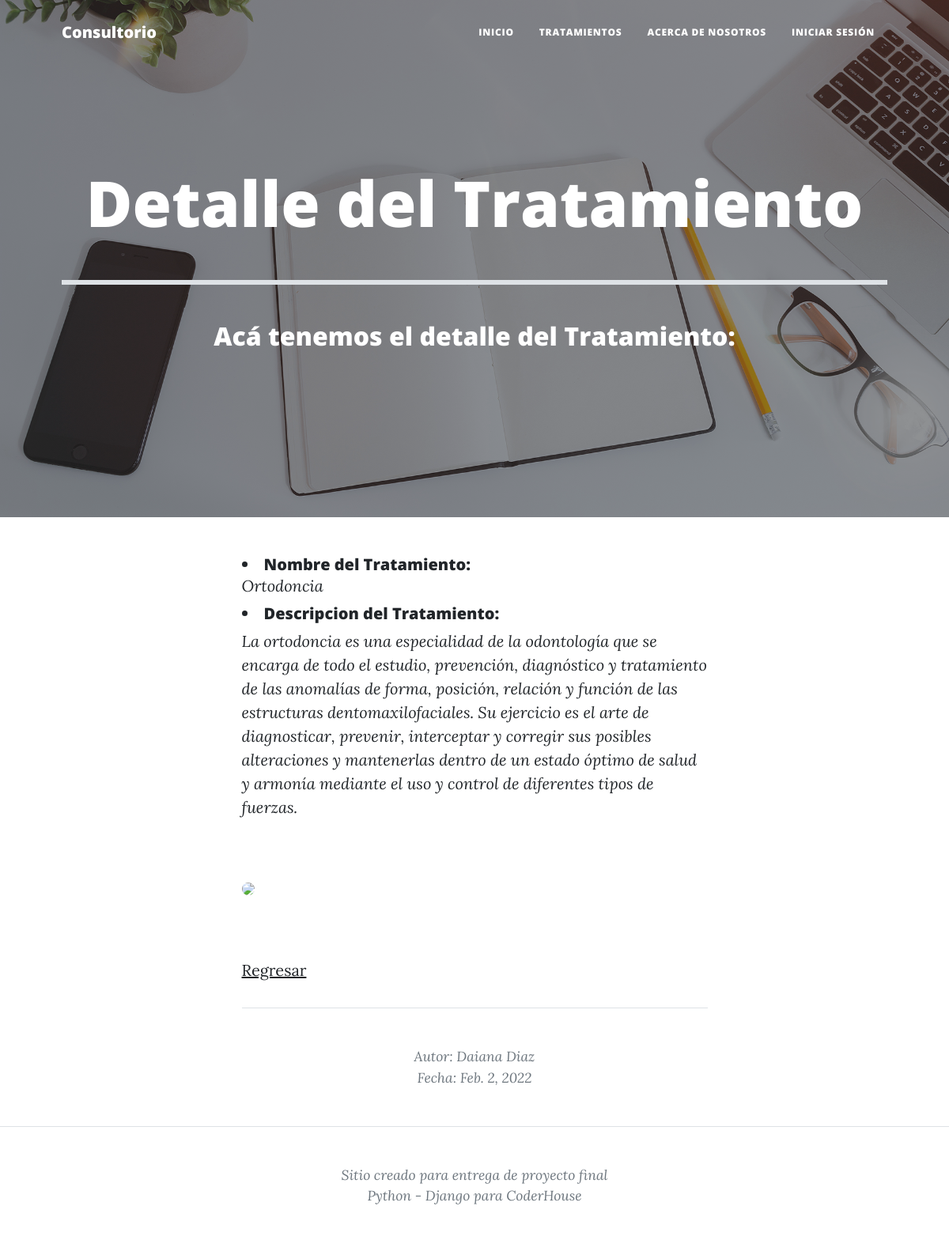
The app's page /pages/1 with its own data.
### paginas/models.py (models this page shows)
class TratamientoOdontologico(models.Model):
    tratamiento = models.CharField(max_length=40)
    contenido = models.CharField(max_length=400)
    autor = models.CharField(max_length=40)
    fecha = models.DateField()

### paginas/views.py (the view)
# urls.py: re_path(r'^(?P<pk>\d+)$', views.TratamientosOdontologicosDetalle.as_view(), name='detalleTratamientos'),
class TratamientosOdontologicosDetalle(DetailView):
    model = TratamientoOdontologico
    template_name = "paginas/detalleTratamientos.html"

### paginas/templates/paginas/detalleTratamientos.html (shortened to what this page needs)
{% extends "paginas/padre.html" %}
{% load static %}
        {% block titulo %}
            <h1 class="mb-1">Detalle del Tratamiento</h1>
            <br>
            <hr size="8px" color="black" />
            <br>
            <h2>Acá tenemos el detalle del Tratamiento:</h2>
        {% endblock %}
        {% block contenido %}
          <h5 class="my-0 py-0"><li>Nombre del Tratamiento:</li></h5>  <i> {{ tratamientoodontologico.tratamiento }}</i>
          <h5 class="my-2"><li>Descripcion del Tratamiento:</li></h5>  <i> {{ tratamientoodontologico.contenido }}</i></p>
          {% if tratamientoodontologico.tratamiento == "Ortodoncia" %}
          <div class="col-4">
            <img class="img-fluid rounded-circle py-5" src="https://www.teeth22.com/wp-content/uploads/2018/11/cuidar-los-dientes-durante-tratamiento-ortodoncia-1024x511.jpg" />
          </div>
          {% endif %}
          <p>
            <a href="{% url 'listaTratamientos' %}">Regresar</a>
          </p>
          <footer class="border-top">
            <div class="container px-4 px-lg-5">
                <div class="row gx-4 gx-lg-5 justify-content-center">
                    <div class="col-md-10 col-lg-8 col-xl-7">
                        <div class="small text-center text-muted fst-italic">Autor: {{ tratamientoodontologico.autor }} <br> Fecha: {{ tratamientoodontologico.fecha }}</div>
                    </div>
                </div>
            </div>
        </footer>
        {% endblock %}

### records on screen
TratamientoOdontologico: tratamiento "Ortodoncia", contenido "La ortodoncia es una especialidad de la odontología que se encarga de todo el estudio, prevención, diagnóstico y tratamiento de las anomalías de forma, posición, relación y función de las estructuras dentomaxilofaciales. Su ejercicio es el arte de diagnosticar, prevenir, interceptar y corregir sus posibles alteraciones y mantenerlas dentro de un estado óptimo de salud y armonía mediante el uso y control de diferentes tipos de fuerzas.", autor "Daiana Diaz", fecha "Feb. 2, 2022"
